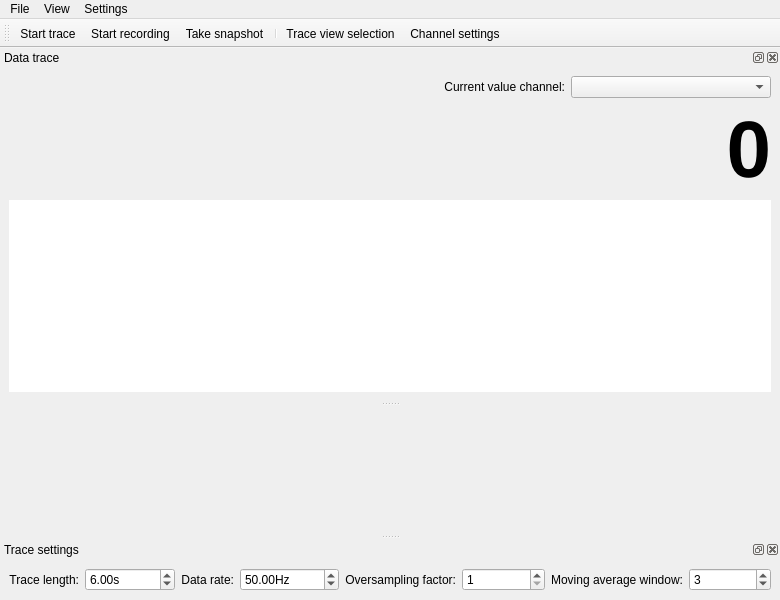
<?xml version="1.0" encoding="UTF-8"?>
<ui version="4.0">
 <class>MainWindow</class>
 <widget class="QMainWindow" name="MainWindow">
  <property name="geometry">
   <rect>
    <x>0</x>
    <y>0</y>
    <width>780</width>
    <height>600</height>
   </rect>
  </property>
  <property name="windowTitle">
   <string>qudi: Time Series Viewer</string>
  </property>
  <widget class="QWidget" name="centralwidget"/>
  <widget class="QMenuBar" name="menubar">
   <property name="geometry">
    <rect>
     <x>0</x>
     <y>0</y>
     <width>780</width>
     <height>21</height>
    </rect>
   </property>
   <widget class="QMenu" name="menuView">
    <property name="title">
     <string>View</string>
    </property>
    <addaction name="trace_view_selection_Action"/>
    <addaction name="separator"/>
    <addaction name="trace_view_Action"/>
    <addaction name="trace_settings_view_Action"/>
    <addaction name="trace_toolbar_view_Action"/>
    <addaction name="separator"/>
    <addaction name="restore_default_view_Action"/>
   </widget>
   <widget class="QMenu" name="menuFile">
    <property name="title">
     <string>File</string>
    </property>
    <addaction name="start_trace_Action"/>
    <addaction name="record_trace_Action"/>
    <addaction name="trace_snapshot_Action"/>
    <addaction name="separator"/>
    <addaction name="actionClose"/>
   </widget>
   <widget class="QMenu" name="menuSettings">
    <property name="title">
     <string>Settings</string>
    </property>
    <addaction name="channel_settings_Action"/>
   </widget>
   <addaction name="menuFile"/>
   <addaction name="menuView"/>
   <addaction name="menuSettings"/>
  </widget>
  <widget class="QDockWidget" name="data_trace_DockWidget">
   <property name="sizePolicy">
    <sizepolicy hsizetype="Preferred" vsizetype="Preferred">
     <horstretch>1</horstretch>
     <verstretch>0</verstretch>
    </sizepolicy>
   </property>
   <property name="windowTitle">
    <string>Data trace</string>
   </property>
   <attribute name="dockWidgetArea">
    <number>4</number>
   </attribute>
   <widget class="QWidget" name="dockWidgetContents">
    <layout class="QGridLayout" name="gridLayout" columnstretch="2,0,0">
     <item row="0" column="1">
      <widget class="QLabel" name="label_5">
       <property name="text">
        <string>Current value channel:</string>
       </property>
       <property name="alignment">
        <set>Qt::AlignRight|Qt::AlignTrailing|Qt::AlignVCenter</set>
       </property>
      </widget>
     </item>
     <item row="0" column="2">
      <widget class="QComboBox" name="curr_value_comboBox">
       <property name="minimumSize">
        <size>
         <width>200</width>
         <height>0</height>
        </size>
       </property>
       <property name="sizeAdjustPolicy">
        <enum>QComboBox::AdjustToContents</enum>
       </property>
      </widget>
     </item>
     <item row="1" column="0" colspan="3">
      <widget class="QLabel" name="curr_value_Label">
       <property name="font">
        <font>
         <pointsize>60</pointsize>
         <weight>75</weight>
         <bold>true</bold>
        </font>
       </property>
       <property name="text">
        <string>0</string>
       </property>
       <property name="alignment">
        <set>Qt::AlignRight|Qt::AlignTrailing|Qt::AlignVCenter</set>
       </property>
      </widget>
     </item>
     <item row="2" column="0" colspan="3">
      <widget class="PlotWidget" name="data_trace_PlotWidget">
       <property name="focusPolicy">
        <enum>Qt::NoFocus</enum>
       </property>
       <property name="frameShape">
        <enum>QFrame::NoFrame</enum>
       </property>
       <property name="frameShadow">
        <enum>QFrame::Plain</enum>
       </property>
       <property name="lineWidth">
        <number>1</number>
       </property>
       <property name="interactive">
        <bool>false</bool>
       </property>
      </widget>
     </item>
    </layout>
   </widget>
  </widget>
  <widget class="QDockWidget" name="trace_settings_DockWidget">
   <property name="maximumSize">
    <size>
     <width>524287</width>
     <height>100</height>
    </size>
   </property>
   <property name="windowTitle">
    <string>Trace settings</string>
   </property>
   <attribute name="dockWidgetArea">
    <number>8</number>
   </attribute>
   <widget class="QWidget" name="dockWidgetContents_2">
    <layout class="QHBoxLayout" name="horizontalLayout">
     <item>
      <widget class="QLabel" name="label">
       <property name="toolTip">
        <string>Length of the time window showing the data trace.</string>
       </property>
       <property name="text">
        <string>Trace length:</string>
       </property>
       <property name="alignment">
        <set>Qt::AlignRight|Qt::AlignTrailing|Qt::AlignVCenter</set>
       </property>
      </widget>
     </item>
     <item>
      <widget class="ScienDSpinBox" name="trace_length_DoubleSpinBox">
       <property name="sizePolicy">
        <sizepolicy hsizetype="Expanding" vsizetype="Fixed">
         <horstretch>0</horstretch>
         <verstretch>0</verstretch>
        </sizepolicy>
       </property>
       <property name="minimumSize">
        <size>
         <width>75</width>
         <height>0</height>
        </size>
       </property>
       <property name="toolTip">
        <string>Length of the time window showing the data trace.</string>
       </property>
       <property name="suffix">
        <string>s</string>
       </property>
       <property name="maximum">
        <double>1000000000000000013287555072.000000000000000</double>
       </property>
       <property name="value">
        <double>6.000000000000000</double>
       </property>
      </widget>
     </item>
     <item>
      <widget class="QLabel" name="label_2">
       <property name="toolTip">
        <string>Rate at which data points occur within the data trace.
The physical sampling rate is this value times the oversampling factor.</string>
       </property>
       <property name="text">
        <string>Data rate:</string>
       </property>
       <property name="alignment">
        <set>Qt::AlignRight|Qt::AlignTrailing|Qt::AlignVCenter</set>
       </property>
      </widget>
     </item>
     <item>
      <widget class="ScienDSpinBox" name="data_rate_DoubleSpinBox">
       <property name="sizePolicy">
        <sizepolicy hsizetype="Expanding" vsizetype="Fixed">
         <horstretch>0</horstretch>
         <verstretch>0</verstretch>
        </sizepolicy>
       </property>
       <property name="minimumSize">
        <size>
         <width>75</width>
         <height>0</height>
        </size>
       </property>
       <property name="toolTip">
        <string>Rate at which data points occur within the data trace.
The physical sampling rate is this value times the oversampling factor.</string>
       </property>
       <property name="suffix">
        <string>Hz</string>
       </property>
       <property name="maximum">
        <double>10000000000000000000.000000000000000</double>
       </property>
       <property name="value">
        <double>50.000000000000000</double>
       </property>
      </widget>
     </item>
     <item>
      <widget class="QLabel" name="label_3">
       <property name="toolTip">
        <string>If bigger than 1, this number of samples is acquired for each period of data rate.
The average over these samples is giving the value of the data point.
In other words, the physical sampling rate is oversampling factor times data rate.</string>
       </property>
       <property name="text">
        <string>Oversampling factor:</string>
       </property>
       <property name="alignment">
        <set>Qt::AlignRight|Qt::AlignTrailing|Qt::AlignVCenter</set>
       </property>
      </widget>
     </item>
     <item>
      <widget class="QSpinBox" name="oversampling_SpinBox">
       <property name="sizePolicy">
        <sizepolicy hsizetype="Expanding" vsizetype="Fixed">
         <horstretch>0</horstretch>
         <verstretch>0</verstretch>
        </sizepolicy>
       </property>
       <property name="minimumSize">
        <size>
         <width>50</width>
         <height>0</height>
        </size>
       </property>
       <property name="toolTip">
        <string>If bigger than 1, this number of samples is acquired for each period of data rate.
The average over these samples is giving the value of the data point.
In other words, the physical sampling rate is oversampling factor times data rate.</string>
       </property>
       <property name="minimum">
        <number>1</number>
       </property>
       <property name="maximum">
        <number>10000</number>
       </property>
       <property name="value">
        <number>1</number>
       </property>
      </widget>
     </item>
     <item>
      <widget class="QLabel" name="label_4">
       <property name="toolTip">
        <string>The window size in samples of the moving average for each data trace.
Must be an odd number to ensure perfect trace data alignment.</string>
       </property>
       <property name="text">
        <string>Moving average window:</string>
       </property>
       <property name="alignment">
        <set>Qt::AlignRight|Qt::AlignTrailing|Qt::AlignVCenter</set>
       </property>
      </widget>
     </item>
     <item>
      <widget class="QSpinBox" name="moving_average_spinBox">
       <property name="sizePolicy">
        <sizepolicy hsizetype="Expanding" vsizetype="Fixed">
         <horstretch>0</horstretch>
         <verstretch>0</verstretch>
        </sizepolicy>
       </property>
       <property name="minimumSize">
        <size>
         <width>50</width>
         <height>0</height>
        </size>
       </property>
       <property name="toolTip">
        <string>The window size in samples of the moving average for each data trace.
Must be an odd number to ensure perfect trace data alignment.</string>
       </property>
       <property name="minimum">
        <number>1</number>
       </property>
       <property name="singleStep">
        <number>2</number>
       </property>
       <property name="value">
        <number>3</number>
       </property>
      </widget>
     </item>
    </layout>
   </widget>
  </widget>
  <widget class="QToolBar" name="trace_control_ToolBar">
   <property name="windowTitle">
    <string>Counting Controls</string>
   </property>
   <property name="toolButtonStyle">
    <enum>Qt::ToolButtonTextUnderIcon</enum>
   </property>
   <attribute name="toolBarArea">
    <enum>TopToolBarArea</enum>
   </attribute>
   <attribute name="toolBarBreak">
    <bool>false</bool>
   </attribute>
   <addaction name="start_trace_Action"/>
   <addaction name="record_trace_Action"/>
   <addaction name="trace_snapshot_Action"/>
   <addaction name="separator"/>
   <addaction name="trace_view_selection_Action"/>
   <addaction name="channel_settings_Action"/>
  </widget>
  <action name="start_trace_Action">
   <property name="checkable">
    <bool>true</bool>
   </property>
   <property name="icon">
    <iconset>
     <normaloff>C:/Development/qudi_pyside/pyside2/src/qudi/qudi/core/artwork/icons/start-counter.svg</normaloff>
     <normalon>C:/Development/qudi_pyside/pyside2/src/qudi/qudi/core/artwork/icons/stop-counter.svg</normalon>C:/Development/qudi_pyside/pyside2/src/qudi/qudi/core/artwork/icons/start-counter.svg</iconset>
   </property>
   <property name="text">
    <string>Start trace</string>
   </property>
   <property name="toolTip">
    <string>Start/Stop continuous reading of the data trace.</string>
   </property>
  </action>
  <action name="record_trace_Action">
   <property name="checkable">
    <bool>true</bool>
   </property>
   <property name="icon">
    <iconset>
     <normaloff>C:/Development/qudi_pyside/pyside2/src/qudi/qudi/core/artwork/icons/record-counter.svgz</normaloff>
     <normalon>C:/Development/qudi_pyside/pyside2/src/qudi/qudi/core/artwork/icons/stop-record-counter.svg</normalon>C:/Development/qudi_pyside/pyside2/src/qudi/qudi/core/artwork/icons/record-counter.svgz</iconset>
   </property>
   <property name="text">
    <string>Start recording</string>
   </property>
   <property name="toolTip">
    <string>Start/Stop trace recorder. This will continuously accumulate trace data and save it to file once it is stopped.</string>
   </property>
  </action>
  <action name="trace_view_Action">
   <property name="checkable">
    <bool>true</bool>
   </property>
   <property name="text">
    <string>Data trace</string>
   </property>
   <property name="toolTip">
    <string>Show the data trace.</string>
   </property>
  </action>
  <action name="trace_settings_view_Action">
   <property name="checkable">
    <bool>true</bool>
   </property>
   <property name="text">
    <string>Trace settings</string>
   </property>
   <property name="toolTip">
    <string>Show data trace settings.</string>
   </property>
  </action>
  <action name="restore_default_view_Action">
   <property name="text">
    <string>Restore default</string>
   </property>
   <property name="toolTip">
    <string>Restore the default view.</string>
   </property>
  </action>
  <action name="trace_toolbar_view_Action">
   <property name="checkable">
    <bool>true</bool>
   </property>
   <property name="text">
    <string>Trace toolbar</string>
   </property>
   <property name="toolTip">
    <string>Show the trace control toolbar.</string>
   </property>
  </action>
  <action name="actionClose">
   <property name="icon">
    <iconset>
     <normaloff>C:/Development/qudi_pyside/pyside2/src/qudi/qudi/core/artwork/icons/application-exit.svg</normaloff>C:/Development/qudi_pyside/pyside2/src/qudi/qudi/core/artwork/icons/application-exit.svg</iconset>
   </property>
   <property name="text">
    <string>Close</string>
   </property>
  </action>
  <action name="trace_snapshot_Action">
   <property name="icon">
    <iconset>
     <normaloff>C:/Development/qudi_pyside/pyside2/src/qudi/qudi/core/artwork/icons/trace-snapshot.svg</normaloff>C:/Development/qudi_pyside/pyside2/src/qudi/qudi/core/artwork/icons/trace-snapshot.svg</iconset>
   </property>
   <property name="text">
    <string>Take snapshot</string>
   </property>
   <property name="toolTip">
    <string>Take a snapshot of the currently shown data trace and save it to file.</string>
   </property>
  </action>
  <action name="trace_view_selection_Action">
   <property name="icon">
    <iconset>
     <normaloff>C:/Development/qudi_pyside/pyside2/src/qudi/qudi/core/artwork/icons/configure.svg</normaloff>C:/Development/qudi_pyside/pyside2/src/qudi/qudi/core/artwork/icons/configure.svg</iconset>
   </property>
   <property name="text">
    <string>Trace view selection</string>
   </property>
   <property name="toolTip">
    <string>Opens the trace view selection dialog to configure the data traces to show.</string>
   </property>
  </action>
  <action name="channel_settings_Action">
   <property name="icon">
    <iconset>
     <normaloff>C:/Development/qudi_pyside/pyside2/src/qudi/qudi/core/artwork/icons/configure.svg</normaloff>C:/Development/qudi_pyside/pyside2/src/qudi/qudi/core/artwork/icons/configure.svg</iconset>
   </property>
   <property name="text">
    <string>Channel settings</string>
   </property>
   <property name="toolTip">
    <string>Opens the channel settings dialog to configure the active data channels.</string>
   </property>
  </action>
 </widget>
 <customwidgets>
  <customwidget>
   <class>PlotWidget</class>
   <extends>QGraphicsView</extends>
   <header>pyqtgraph</header>
  </customwidget>
  <customwidget>
   <class>ScienDSpinBox</class>
   <extends>QDoubleSpinBox</extends>
   <header>qudi.util.widgets.scientific_spinbox</header>
  </customwidget>
 </customwidgets>
 <resources/>
 <connections>
  <connection>
   <sender>trace_view_Action</sender>
   <signal>triggered(bool)</signal>
   <receiver>data_trace_DockWidget</receiver>
   <slot>setVisible(bool)</slot>
   <hints>
    <hint type="sourcelabel">
     <x>-1</x>
     <y>-1</y>
    </hint>
    <hint type="destinationlabel">
     <x>399</x>
     <y>136</y>
    </hint>
   </hints>
  </connection>
  <connection>
   <sender>data_trace_DockWidget</sender>
   <signal>visibilityChanged(bool)</signal>
   <receiver>trace_view_Action</receiver>
   <slot>setChecked(bool)</slot>
   <hints>
    <hint type="sourcelabel">
     <x>399</x>
     <y>136</y>
    </hint>
    <hint type="destinationlabel">
     <x>-1</x>
     <y>-1</y>
    </hint>
   </hints>
  </connection>
  <connection>
   <sender>trace_settings_view_Action</sender>
   <signal>triggered(bool)</signal>
   <receiver>trace_settings_DockWidget</receiver>
   <slot>setVisible(bool)</slot>
   <hints>
    <hint type="sourcelabel">
     <x>-1</x>
     <y>-1</y>
    </hint>
    <hint type="destinationlabel">
     <x>399</x>
     <y>551</y>
    </hint>
   </hints>
  </connection>
  <connection>
   <sender>trace_settings_DockWidget</sender>
   <signal>visibilityChanged(bool)</signal>
   <receiver>trace_settings_view_Action</receiver>
   <slot>setChecked(bool)</slot>
   <hints>
    <hint type="sourcelabel">
     <x>399</x>
     <y>551</y>
    </hint>
    <hint type="destinationlabel">
     <x>-1</x>
     <y>-1</y>
    </hint>
   </hints>
  </connection>
  <connection>
   <sender>trace_toolbar_view_Action</sender>
   <signal>triggered(bool)</signal>
   <receiver>trace_control_ToolBar</receiver>
   <slot>setVisible(bool)</slot>
   <hints>
    <hint type="sourcelabel">
     <x>-1</x>
     <y>-1</y>
    </hint>
    <hint type="destinationlabel">
     <x>399</x>
     <y>41</y>
    </hint>
   </hints>
  </connection>
  <connection>
   <sender>trace_control_ToolBar</sender>
   <signal>visibilityChanged(bool)</signal>
   <receiver>trace_toolbar_view_Action</receiver>
   <slot>setChecked(bool)</slot>
   <hints>
    <hint type="sourcelabel">
     <x>399</x>
     <y>41</y>
    </hint>
    <hint type="destinationlabel">
     <x>-1</x>
     <y>-1</y>
    </hint>
   </hints>
  </connection>
  <connection>
   <sender>actionClose</sender>
   <signal>triggered()</signal>
   <receiver>MainWindow</receiver>
   <slot>close()</slot>
   <hints>
    <hint type="sourcelabel">
     <x>-1</x>
     <y>-1</y>
    </hint>
    <hint type="destinationlabel">
     <x>399</x>
     <y>299</y>
    </hint>
   </hints>
  </connection>
 </connections>
</ui>
